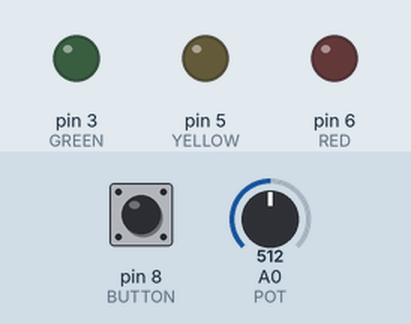
Simulated run of this sketch. Board: Arduino Uno, built with avr-gcc and run on an emulated ATmega328P. On the bench: output pins drawn as LEDs (lit = HIGH). Dashed ring = blinking. The test bench sets the inputs (shaded band); at power-on: pin 8 (BUTTON) LOW, A0 (POT) = 512. What the sketch prints to the serial monitor is not drawn.

Above: at 1.2 s.
1.3 s: pin 8 (BUTTON) pulled HIGH for 0.15 s
At 1.5 s:
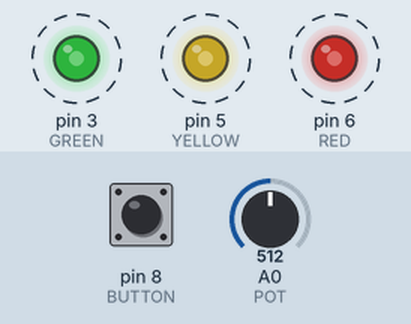
4.3 s: A0 (POT) set to 716
7.3 s: A0 (POT) set to 900
10.3 s: pin 8 (BUTTON) pulled HIGH for 1 s
At 11.9 s:
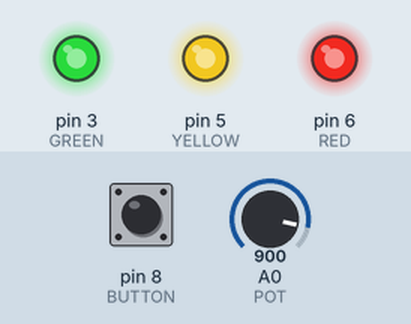
13.3 s: pin 8 (BUTTON) pulled HIGH for 0.15 s
At 13.9 s:
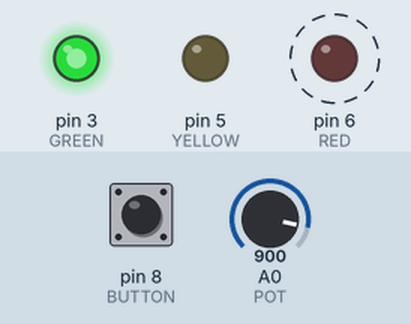
At 14.57 s:
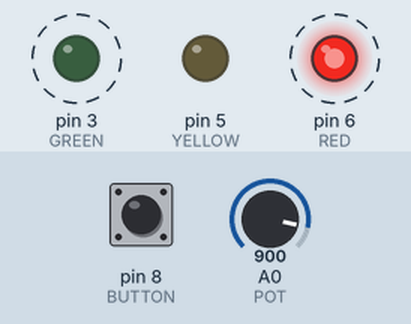
16.4 s: A0 (POT) set to 511
Timing chart, 0 to 20.4 s (numbered marks = the images above; inputs shaded):
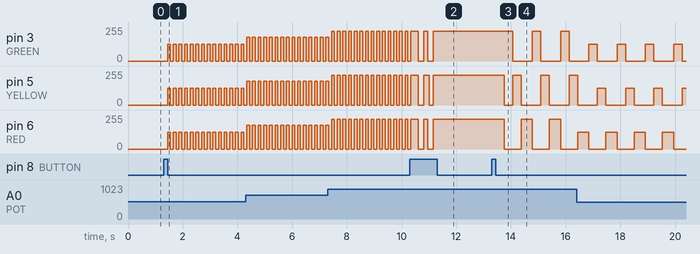

Measured:
- after the input at 1.3 s, pin 3 (GREEN), pin 5 (YELLOW), pin 6 (RED): alternates 127/255 for 0.10 s and 0/255 for 0.10 s, starting after 0.15 s
- after the input at 10.3 s, pin 5 (YELLOW): alternates 224/255 for 0.21 s and 0/255 for 0.18 s, 4 changes in all, then stays 224/255, starting after 0.31 s
- after the input at 13.3 s, pin 3 (GREEN): alternates 224/255 for 0.31 s and 0/255 for 0.72 s, starting after 0.76 s; pin 5 (YELLOW): 224/255 → 0/255 after 0.45 s, then repeats every 1.0 s: 224/255 0.31 s, 0/255 0.72 s; pin 6 (RED): alternates 224/255 for 0.41 s and 0/255 for 0.62 s, starting after 0.45 s

The sketch:

lab1_part2.ino
```cpp
// Pin outs
const int GREEN = 3;
const int YELLOW = 5;
const int RED = 6;

// Pin ins
const int BUTTON = 8;
const int POT = 0;

// Modes
const int OFF = 0;
const int FLASHING = 1;
const int BOUNCING = 2;
const int ON = 3;

const int LOOPTIME = 10;
const int MAXBRIGHTNESS = 255;
const int MAXANALOGREADVAL = 1023;

int state; // state stays off until button press
int loopCount;
int buttonPressedCount; // button state tracking to account for debouncing
int brightness; // where 255 is max LED brightness
boolean flashingOn; // used to track status of LEDs in flashing mode

// the setup function runs once when you press reset or power the board
void setup() {
  state = 0;
  loopCount = 0;
  buttonPressedCount = 0;
  brightness = 0;
  flashingOn = false;
  pinMode(BUTTON, INPUT);
  pinMode(GREEN, OUTPUT);
  pinMode(RED, OUTPUT);
  pinMode(YELLOW, OUTPUT);
  Serial.begin(9600);
}

// the loop function runs over and over again forever
void loop() {
  detectButtonPress();
  brightness = analogRead(POT) * 1.0 / MAXANALOGREADVAL * MAXBRIGHTNESS;
  Serial.print(brightness);
  if (state == FLASHING) {
    flash(loopCount);
  } else if (state == ON) {
    on();
  } else if (state == BOUNCING) {
    bounce(loopCount);
  } else if (state == OFF) {
    off();
  }
  loopCount++;
}

void detectButtonPress(){
  int buttonPressed = digitalRead(BUTTON);
  if (buttonPressed){
    buttonPressedCount ++;
  }
  else{
    buttonPressedCount = 0;
  }
  if (buttonPressedCount == 10){
    switchState();
    buttonPressedCount = 0;
  }
}

void switchState() { // order of modes: off, flashing, on, bouncing, off
  if (state == FLASHING) {
    state = ON;
  } else if (state == ON) {
    state = BOUNCING;
  } else if (state == BOUNCING) {
    state = OFF;
  } else if (state == OFF) {
    state = FLASHING;
  }
}

void setAll(int val) {
  analogWrite(GREEN, val);
  analogWrite(YELLOW, val);
  analogWrite(RED, val);
}

void off() {
  setAll(LOW);
  delay(LOOPTIME);
}

void on() {
  setAll(brightness);
  delay(LOOPTIME);
}

void bounce(int count) {
  if (count % 100 == 30){
    setAll(LOW);
    analogWrite(GREEN, brightness);
  }
  else if (count % 100 == 60){
    setAll(LOW);
    analogWrite(YELLOW, brightness);
  }
  else if (count % 100 == 90){
    setAll(LOW);
    analogWrite(RED, brightness);
  }
  delay(LOOPTIME);
}

void flash(int count) {
  if (count % 10 == 0){
    toggleAll();
  }
  delay(LOOPTIME);
}

void toggleAll() {
  if(flashingOn){
    analogWrite(GREEN,LOW);
    analogWrite(YELLOW,LOW);
    analogWrite(RED,LOW);
    flashingOn = false;
  } else {
    analogWrite(GREEN,brightness);
    analogWrite(YELLOW,brightness);
    analogWrite(RED,brightness);
    flashingOn = true;
  }
}
```
